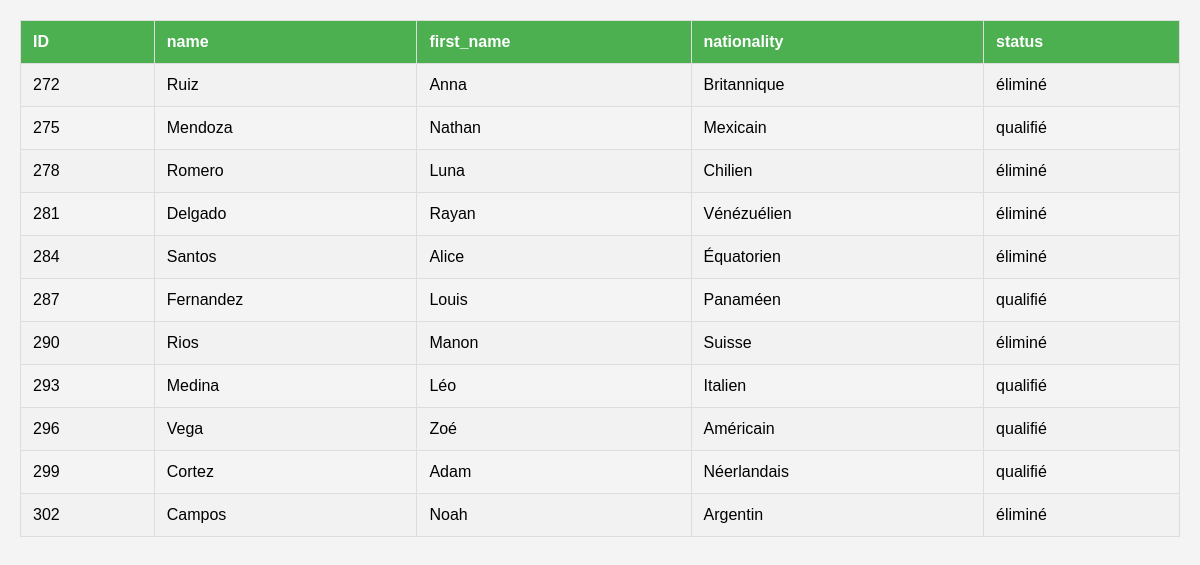
The app's page /run6.php with its own data.
### tables this page shows
CREATE TABLE `course_athelete` (
  `course_id` bigint(20) UNSIGNED NOT NULL,
  `athelete_id` bigint(20) UNSIGNED NOT NULL,
  `temps` double NOT NULL
);

CREATE TABLE `athelete` (
  `name` varchar(255) NOT NULL,
  `firstname` varchar(255) NOT NULL,
  `email` varchar(255) NOT NULL,
  `password` varchar(255) NOT NULL,
  `id` bigint(20) UNSIGNED NOT NULL,
  `nationality` varchar(20) NOT NULL,
  `distance` int(32) NOT NULL,
  `date_de_naissance` date DEFAULT NULL,
  `penality` varchar(255) DEFAULT NULL,
  `status` varchar(255) NOT NULL DEFAULT 'attente'
);

### run6.php (the view, shortened to what this page needs)
<!DOCTYPE html>
<html lang="en">
<head>
</head>
<body>
</body>
</html>
<?php
include("sql.php");
$conn = new mysqli($db_server, $db_user, $db_pass, $db_name);
$sql="SELECT * FROM athelete a JOIN course_athelete c ON a.id=c.athelete_id WHERE c.course_id=6;";
$result= $conn->query($sql);
if ($result->num_rows > 0) {
    echo "<table border='1'><tr><th>ID</th><th>name</th><th>first_name</th><th>nationality</th><th>status</th></tr>";
    while ($row = $result->fetch_assoc()) {
        echo "<tr>
                <td>" . htmlspecialchars($row["id"]) . "</td>
                <td>" . htmlspecialchars($row["name"]) . "</td>
                <td>" . htmlspecialchars($row["firstname"]) . "</td>
                <td>" . htmlspecialchars($row["nationality"]) . "</td>
                <td>" . htmlspecialchars($row["status"]) . "</td>
              </tr>";
    }
    echo "</table>";
} else {
    echo "Aucun athlète trouvé.";
}
?>

### run6.php (style rules this page uses)
body { font-family: Arial, sans-serif; background-color: #f4f4f4; margin: 0; padding: 20px; }
table { width: 100%; border-collapse: collapse; margin-bottom: 20px; }
table, th, td { border: 1px solid #ddd; }
th, td { padding: 12px; text-align: left; }
th { background-color: #4CAF50; color: white; }
tr:nth-child(even) { background-color: #f2f2f2; }

### records on screen
course_athelete: athelete "272", athelete.name "Ruiz", athelete.firstname "Anna", athelete.nationality "Britannique", athelete.status "éliminé"
course_athelete: athelete "275", athelete.name "Mendoza", athelete.firstname "Nathan", athelete.nationality "Mexicain", athelete.status "qualifié"
course_athelete: athelete "278", athelete.name "Romero", athelete.firstname "Luna", athelete.nationality "Chilien", athelete.status "éliminé"
course_athelete: athelete "281", athelete.name "Delgado", athelete.firstname "Rayan", athelete.nationality "Vénézuélien", athelete.status "éliminé"
course_athelete: athelete "284", athelete.name "Santos", athelete.firstname "Alice", athelete.nationality "Équatorien", athelete.status "éliminé"
course_athelete: athelete "287", athelete.name "Fernandez", athelete.firstname "Louis", athelete.nationality "Panaméen", athelete.status "qualifié"
course_athelete: athelete "290", athelete.name "Rios", athelete.firstname "Manon", athelete.nationality "Suisse", athelete.status "éliminé"
course_athelete: athelete "293", athelete.name "Medina", athelete.firstname "Léo", athelete.nationality "Italien", athelete.status "qualifié"
course_athelete: athelete "296", athelete.name "Vega", athelete.firstname "Zoé", athelete.nationality "Américain", athelete.status "qualifié"
course_athelete: athelete "299", athelete.name "Cortez", athelete.firstname "Adam", athelete.nationality "Néerlandais", athelete.status "qualifié"
course_athelete: athelete "302", athelete.name "Campos", athelete.firstname "Noah", athelete.nationality "Argentin", athelete.status "éliminé"
